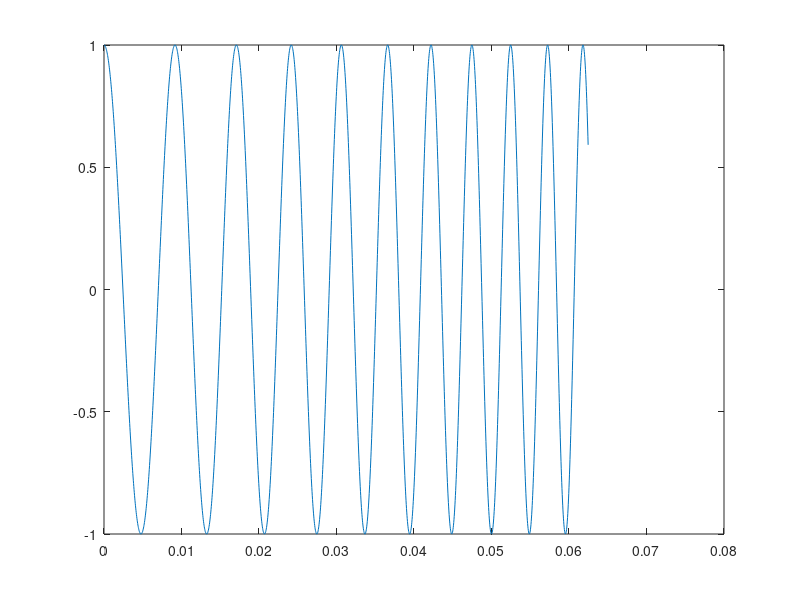

MATLAB code to generate this figure:
clc;
clear;
f = 100; %f1
u=2000;    %miu
fs = 32000; %sampling frequency
Ts = 1/fs;
% Make the time vector for the 2000 samples plot
nplot=0:Ts:Ts*1999;
% Make the time vector for replayed sound spurt
% Play the spurt for 8 seconds
tfinal = 8;
nsound=0:Ts:tfinal;
%sample the chirp signal
cT = cos(pi*u*(nsound.^2)+2*pi*f*nsound);
% Make the plot
plot(nplot, cT(1:length(nplot)));

% Save xnT as a wav sound file, soundfile.wav.
audiowrite('chirpsoundfile.wav', cT, fs);
exportgraphics(gcf, 'Q1chrip.jpg');
